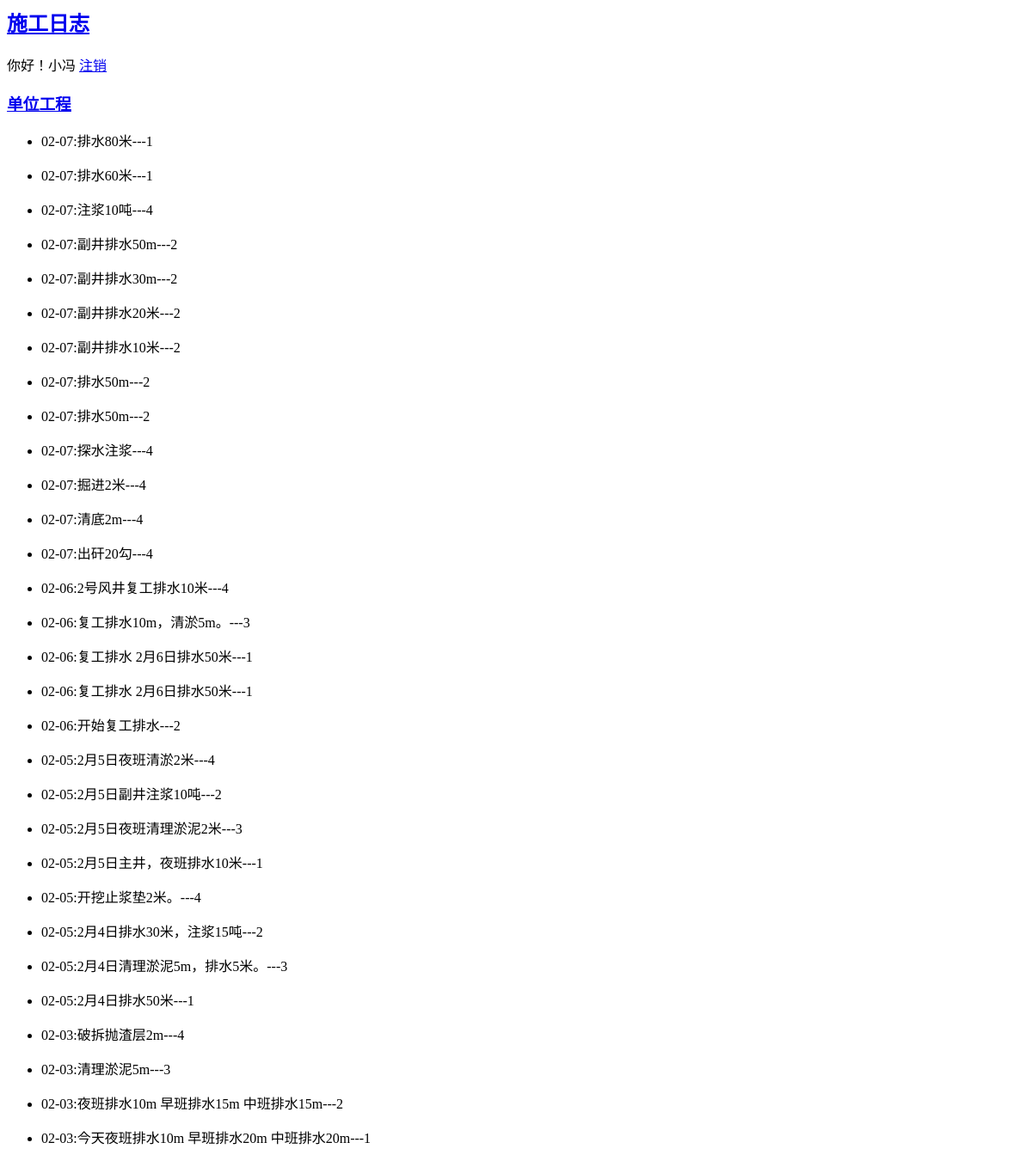
/entries/ (signed in), run on an earlier commit of the app's database.
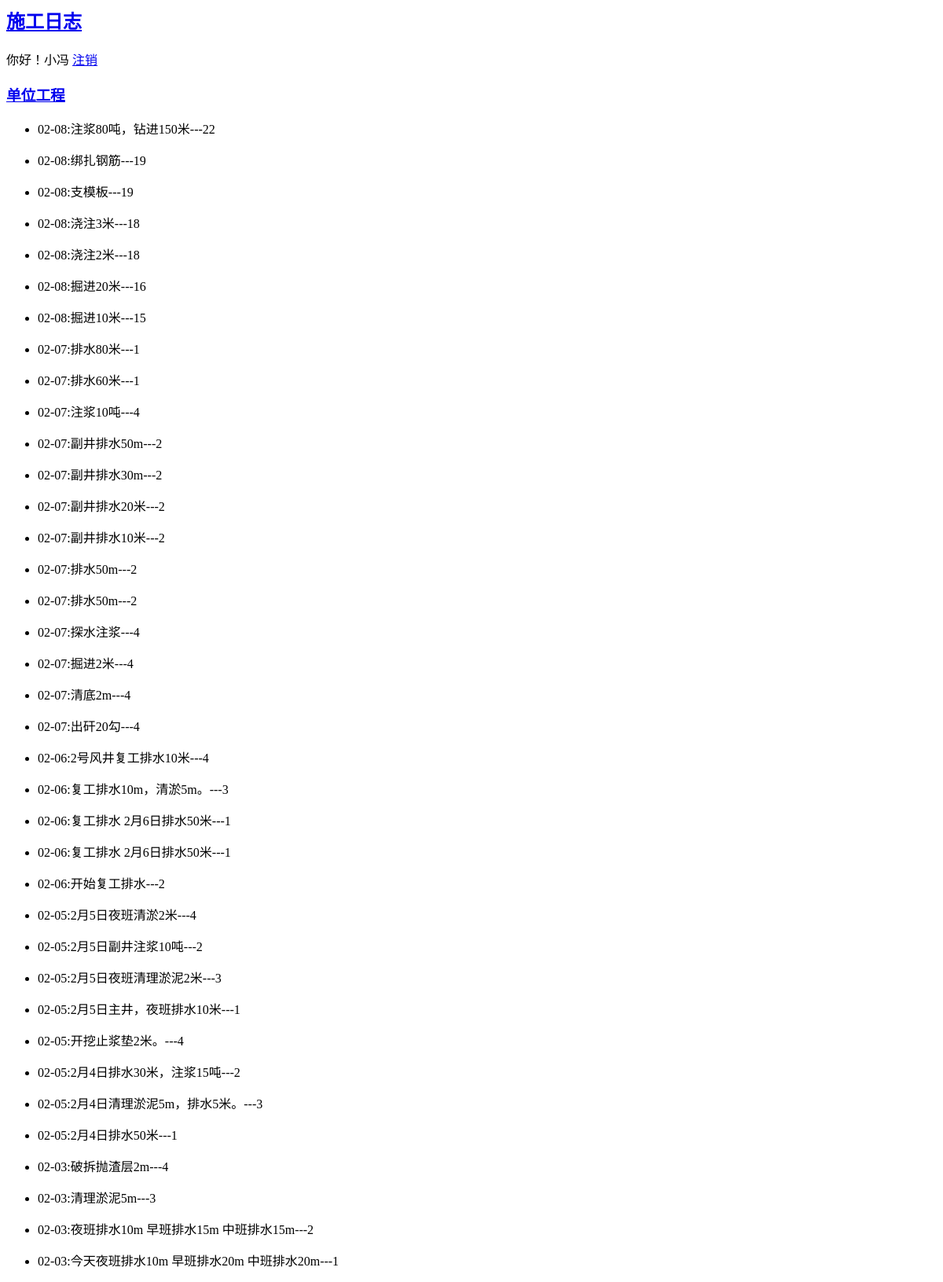
And on a later commit of the database.
### note/models.py (models this page shows, shortened)
class Entry(models.Model):
    topic = models .ForeignKey(Topic, on_delete=models.CASCADE)
    text = models.TextField()
    date_added = models .DateTimeField(default=timezone.now)
    class Meta:
        verbose_name_plural = '施工日志'

### note/views.py (the view)
# urls.py: path('entries/', views.entries, name='entries'),
@login_required
def entries(request):
    entries = Entry.objects.order_by('-date_added')
    context = {'entries': entries}
    return render(request, 'note/entries.html', context)

### note/templates/note/entries.html
{% extends "note/base.html" %}
{% block content %}
<ul>
  {% for entry in entries %}
    <li>
	<p>{{entry.date_added|date:'m-d'}}:{{ entry.text }}---{{entry.topic_id }}</p>
	</li>
  {% empty %}
    <li>请按时填报施工日志</li>
  {% endfor %}
</ul>
{% endblock content %}

### note/templates/note/base.html
<p>
	<a href="  {% url 'note:entries' %} "> <h2>施工日志</h2> </a>
	{% if user.is_authenticated %}
    你好！{{ user.username }}
    <a href="{% url 'users:logout' %}">注销</a>
    {% else %}
    <a href="{% url 'users:register' %}">请注册</a>
    <a href="{% url 'users:login' %}">请登录</a>
    {% endif %}
    <a href=" {% url 'note:topics' %}"> <h3>单位工程</h3> </a>
</p>
{% block content %}
{% endblock content %}

What changed in the data, as far as the page shows it:
added Entry: date_added "02-08", text "注浆80吨，钻进150米", topic_id "22"
added Entry: date_added "02-08", text "绑扎钢筋", topic_id "19"
added Entry: date_added "02-08", text "支模板", topic_id "19"
added Entry: date_added "02-08", text "浇注3米", topic_id "18"
added Entry: date_added "02-08", text "浇注2米", topic_id "18"
added Entry: date_added "02-08", text "掘进20米", topic_id "16"
added Entry: date_added "02-08", text "掘进10米", topic_id "15"
